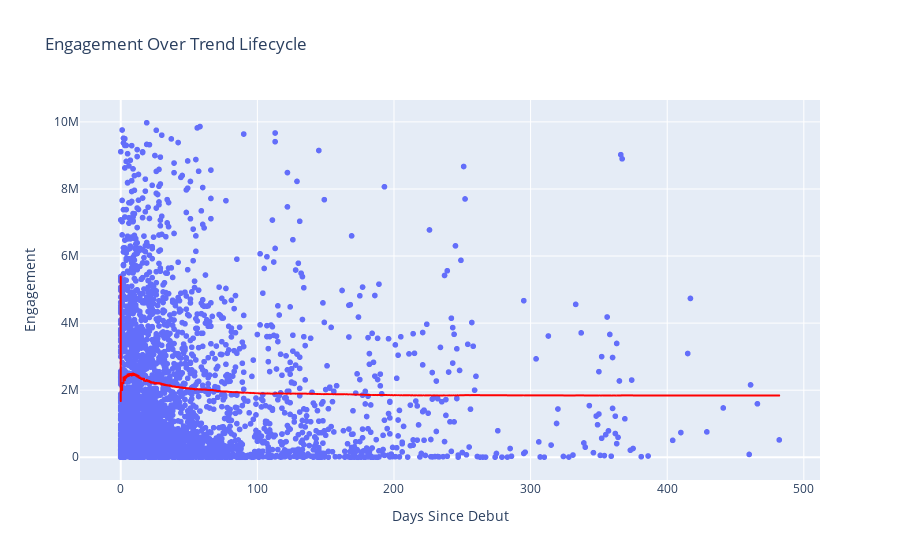

The notebook cell this image was saved under:
### Code cell
# Plot Engagement over trend duration.
fig = px.scatter(by_song[by_song['Engagement'] <= 10000000], 
                 x = "Days Since Debut", 
                 y = "Engagement", 
                 trendline = "expanding", 
                 #trendline_options = dict(window = 10),
                 trendline_color_override = 'red',
                 title="Engagement Over Trend Lifecycle")
fig.show()

### Figure 1 — Plotly figure (JSON) as saved in the notebook; plotly's stock layout.template omitted (floating-point values rounded to 4 significant figures; data arrays with more than 128 entries replaced by an {"elided": "..."} marker saying what was removed)
{"data": [{"hovertemplate": "Days Since Debut=%{x}<br>Engagement=%{y}<extra></extra>", "legendgroup": "", "marker": {"color": "#636efa", "symbol": "circle"}, "mode": "markers", "name": "", "showlegend": false, "type": "scattergl", "x": {"elided": "3062 int values"}, "xaxis": "x", "y": {"elided": "3062 int values"}, "yaxis": "y"}, {"hovertemplate": "<b>Expanding mean trendline</b><br><br>Days Since Debut=%{x}<br>Engagement=%{y} <b>(trend)</b><extra></extra>", "legendgroup": "", "line": {"color": "red"}, "marker": {"color": "#636efa", "symbol": "circle"}, "mode": "lines", "name": "", "showlegend": false, "type": "scattergl", "x": {"elided": "3062 int values"}, "xaxis": "x", "y": {"elided": "3062 float values"}, "yaxis": "y"}], "layout": {"legend": {"tracegroupgap": 0}, "title": {"text": "Engagement Over Trend Lifecycle"}, "xaxis": {"anchor": "y", "domain": [0, 1], "title": {"text": "Days Since Debut"}}, "yaxis": {"anchor": "x", "domain": [0, 1], "title": {"text": "Engagement"}}}}
